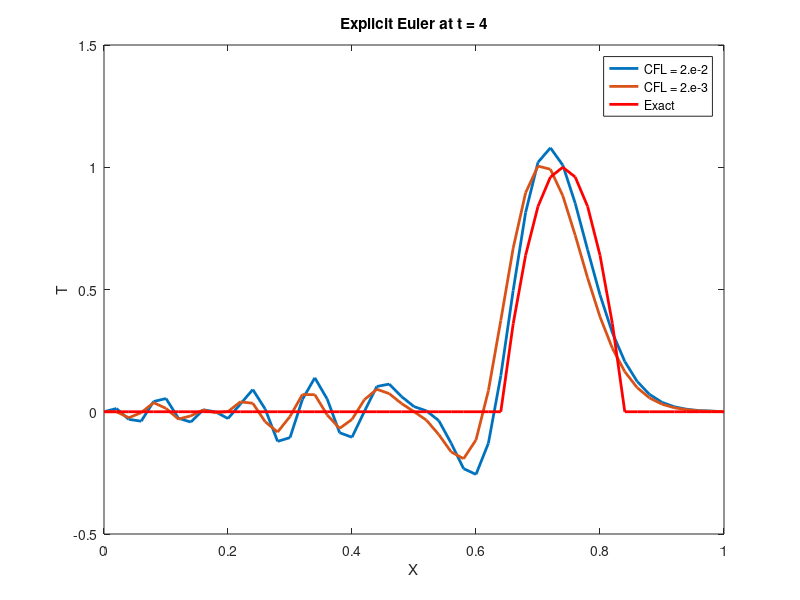

Source code (MATLAB):
clear; close all; clc
n = 51;  %grid has n - 2 interior points per dimension (overlapping)
x = linspace(0,1,n);
t = linspace(0,8,n);
dx = 1/n;

T1 = zeros(1,n);


for i = 1:n
    if (x(i)>= 0 && x(i)<= 0.2)
        T1(i) = 1-(10*x(i)-1).^2;
    else
        T1(i) = 0;
    end
end

T1(n) = 0; %TOP
T1(1) = 0;  %BOTTOM
dt = [1e-2 1e-3];

u = 0.08;

T = T1;

alpha = [0.0204 0.0020]; % alpha = (u*dt)/(2*dx);

tMAX = 8;

for ii = 1:length(alpha)
    a = dt(ii);
    for m = 0:a:tMAX
        if (m == 0)
            Told = T1; 
        else
            Told = T;
        end
         for i = 2:n-1
             T(i) = Told(i) - alpha(ii)*(Told(i+1)-Told(i-1)); 
          end
    end
    plot(x,T,'LineWidth', 2)
    hold on    
end

%%%% exact %%%%%
 
y = @(x,ta) 1-(10*(x-u*ta)-1).^2;
T_exact = zeros(1,n);
ta = 8;
for i = 1:n
    if (x(i)>= u*ta && x(i)<= 0.2 + u*ta)
        T_exact(i) = y(x(i),ta);
    else
        T_exact(i) = 0;
    end
        
end

plot(x,T_exact, 'r', 'LineWidth', 2)

xlabel('X')
ylabel('T')
title('Explicit Euler at t = 4')
legend({'CFL = 2.e-2','CFL = 2.e-3','Exact'},'Location','northeast')
